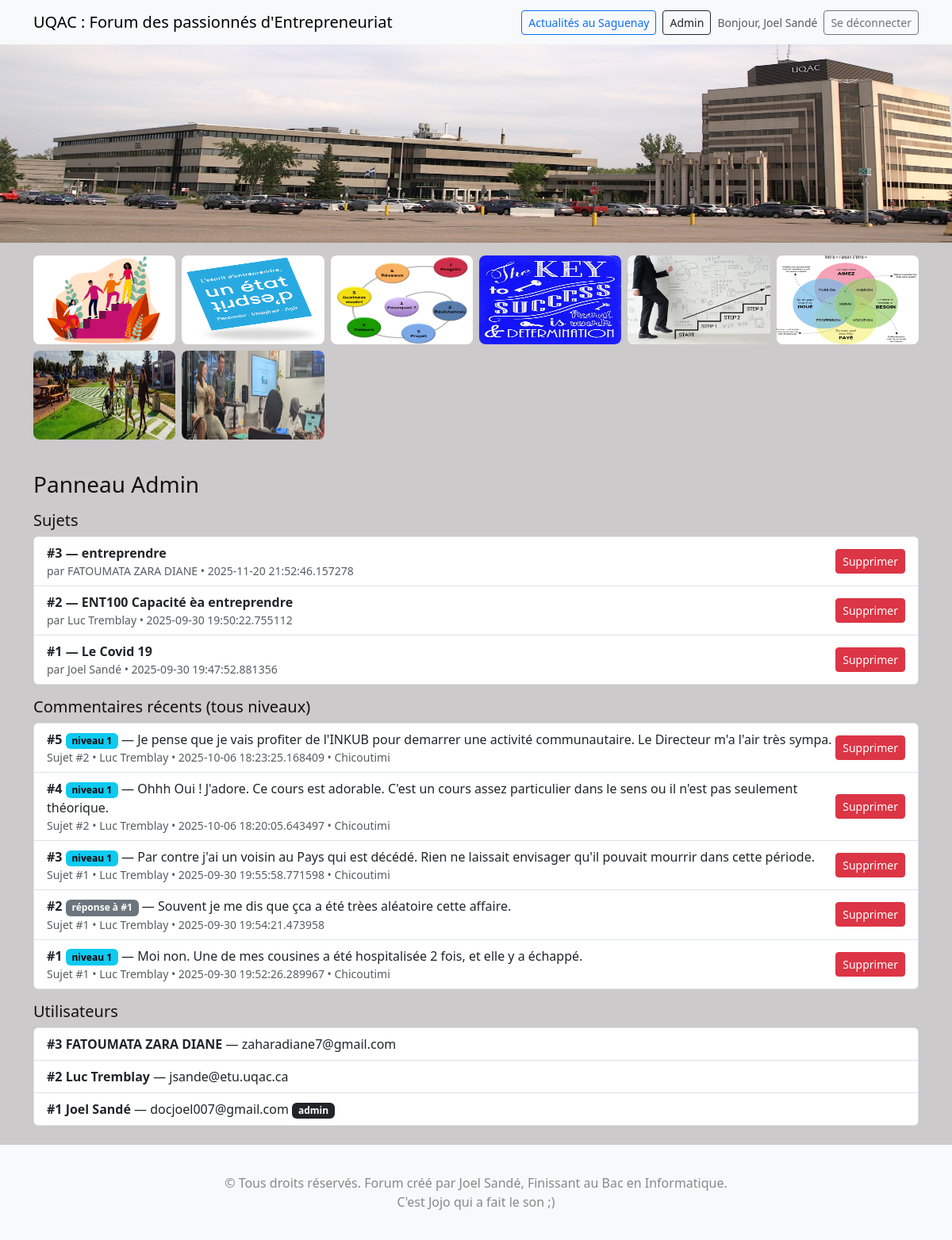
The page /admin (signed in) on the database its author committed.
### models.py (models this page shows)
class BaseModel(Model):
    class Meta:
        database = db

class User(BaseModel):
    nom = CharField()
    email = CharField(unique=True)          # unicité en DB
    password_hash = CharField()
    is_admin = CharField(default="no")      # "yes" / "no" simple

class Topic(BaseModel):
    user = ForeignKeyField(User, backref='topics', null=True, on_delete='SET NULL')
    nom = CharField()                        # affichage rétro-compat
    titre = CharField()
    contenu = TextField()
    created_at = DateTimeField(default=now_utc_naive)

class Comment(BaseModel):
    topic   = ForeignKeyField(Topic, backref='comments', on_delete='CASCADE')
    user    = ForeignKeyField(User, backref='comments', null=True, on_delete='SET NULL')
    nom     = CharField()
    contenu = TextField()
    parent  = ForeignKeyField('self', null=True, backref='children', on_delete='CASCADE')
    country = CharField(null=True)
    city    = CharField(null=True)
    created_at = DateTimeField(default=now_utc_naive)

### app.py (the view)
@app.route('/admin')
def admin_home():
    r = admin_required()
    if r: return r
    sujets = Topic.select().order_by(Topic.created_at.desc())
    comments = Comment.select().order_by(Comment.created_at.desc())
    users = User.select().order_by(User.id.desc())
    return render_template('admin.html',
                           sujets=sujets, comments=comments, users=users, user=current_user())

### app.py (called while the page is built)
def current_user():
    uid = session.get("uid")
    if not uid: return None
    try:
        return User.get_by_id(uid)
    except:
        return None

def admin_required():
    u = current_user()
    if not u or u.is_admin != "yes":
        flash("Accès admin requis.")
        return redirect(url_for('index'))

def list_forum_images():
    try:
        names = [n for n in os.listdir(IMG_DIR) if n.lower().endswith((".jpg",".jpeg",".png",".gif"))]
    except Exception:
        names = []
    order = ["image_principale_ent.jpeg", "1.jpeg", "2.jpeg", "3.jpeg", "4.jpeg", "5.jpeg", "6.jpeg"]
    names_sorted = [n for n in order if n in names]
    for n in names:
        if n not in names_sorted:
            names_sorted.append(n)
    main_name = "image_principale_ent.jpeg" if "image_principale_ent.jpeg" in names_sorted else (names_sorted[0] if names_sorted else None)
    main_url = f"img/{main_name}" if main_name else None
    gallery_urls = [f"img/{n}" for n in names_sorted if n != main_name]
    return main_url, gallery_urls

@app.context_processor
def inject_gallery():
    main_image_url, gallery_urls = list_forum_images()
    return dict(main_image_url=main_image_url, gallery_urls=gallery_urls)

### templates/admin.html (shortened to what this page needs)
{% extends "base.html" %}
{% block content %}
<h3>Panneau Admin</h3>
<h5 class="mt-3">Sujets</h5>
<div class="list-group mb-3">
  {% for s in sujets %}
    <div class="list-group-item d-flex justify-content-between align-items-center">
      <div>
        <strong>#{{ s.id }} — {{ s.titre }}</strong>
        <div class="text-muted small">par {{ s.nom }} • {{ s.created_at }}</div>
      </div>
      <form method="post" action="{{ url_for('admin_delete_topic', topic_id=s.id) }}"
            onsubmit="return confirm('Supprimer ce sujet ET tous ses commentaires ?');">
        <button class="btn btn-sm btn-danger">Supprimer</button>
      </form>
    </div>
  {% endfor %}
</div>
<h5>Commentaires récents (tous niveaux)</h5>
<div class="list-group mb-3">
  {% for c in comments %}
    <div class="list-group-item d-flex justify-content-between align-items-center">
      <div>
        <strong>#{{ c.id }}</strong>
        {% if c.parent_id %}
          <span class="badge text-bg-secondary">réponse à #{{ c.parent_id }}</span>
        {% else %}
          <span class="badge text-bg-info">niveau 1</span>
        {% endif %}
        — {{ c.contenu|truncate(120) }}
        <div class="text-muted small">
          Sujet #{{ c.topic.id }} • {{ c.nom }} • {{ c.created_at }}
          {% if c.city %} • {{ c.city }}{% endif %}
        </div>
      </div>
      <form method="post" action="{{ url_for('admin_delete_comment', comment_id=c.id) }}"
            onsubmit="return confirm('Supprimer ce commentaire et toute sa sous-branche ?');">
        <button class="btn btn-sm btn-danger">Supprimer</button>
      </form>
    </div>
  {% endfor %}
</div>
<h5>Utilisateurs</h5>
<ul class="list-group">
  {% for u in users %}
    <li class="list-group-item">
      <strong>#{{ u.id }} {{ u.nom }}</strong> — {{ u.email }}
      {% if u.is_admin == "yes" %}<span class="badge text-bg-dark">admin</span>{% endif %}
    </li>
  {% endfor %}
</ul>
{% endblock %}

### templates/base.html (shortened to what this page needs)
<!doctype html>
<html lang="fr">
<head>
  <link href="https://cdn.jsdelivr.net/npm/bootstrap@5.3.2/dist/css/bootstrap.min.css" rel="stylesheet">
  <link rel="stylesheet" href="{{ url_for('static', filename='css/style.css') }}">
</head>
<body class="d-flex flex-column min-vh-100">
<nav class="navbar navbar-expand-lg navbar-light bg-light">
  <div class="container">
    <a class="navbar-brand" href="{{ url_for('index') }}">UQAC : Forum des passionnés d'Entrepreneuriat</a>
    <div class="d-flex align-items-center gap-2 ms-auto">
      <a class="btn btn-sm btn-outline-primary" href="{{ url_for('actualites') }}">Actualités au Saguenay</a>
      {% if user %}
        {% if user.is_admin == "yes" %}
          <a class="btn btn-sm btn-outline-dark" href="{{ url_for('admin_home') }}">Admin</a>
        {% endif %}
        <span class="text-muted small">Bonjour, {{ user.nom }}</span>
        <a class="btn btn-sm btn-outline-secondary" href="{{ url_for('logout') }}">Se déconnecter</a>
      {% else %}
        <a class="btn btn-sm btn-primary" href="{{ url_for('login') }}">Se connecter</a>
        <a class="btn btn-sm btn-outline-primary" href="{{ url_for('register') }}">Créer un compte</a>
      {% endif %}
    </div>
  </div>
</nav>
<div class="site-hero">
  {% if main_image_url %}
    <img src="{{ url_for('static', filename=main_image_url) }}"
         alt="Image principale du site">
  {% endif %}
</div>
{% if gallery_urls and gallery_urls|length > 0 %}
  <div class="container my-3">
    <div class="row g-2 row-cols-2 row-cols-md-3 row-cols-lg-6">
      {% for img in gallery_urls %}
        <div class="col">
          <div class="gallery-tile">
            <img src="{{ url_for('static', filename=img) }}" alt="Galerie {{ loop.index }}">
          </div>
        </div>
      {% endfor %}
    </div>
  </div>
{% endif %}
<main class="container my-4">
  {% block content %}
  {% endblock %}
</main>
<footer class="mt-auto bg-light">
  <div class="container py-3">
    <div>© Tous droits réservés. Forum créé par Joel Sandé, Finissant au Bac en Informatique.
        <br> C'est Jojo qui a fait le son ;)
    </div>
  </div>
</footer>
</body>
</html>

### static/css/style.css (style rules this page uses)
body { background:rgb(204, 202, 202); color:#111; }
.site-hero { width: 100%; height: 250px; align-items: center; justify-content: center; background: blue; overflow: hidden; }
.site-hero img { width: 100%; height: 100%; }
.gallery-tile { width:100%; aspect-ratio: 1.6/1; overflow:hidden; border-radius:8px; background:#eee; }
.gallery-tile img { width:100%; height:100%; object-fit:fill; display:block; }

### templates/base.html (style rules this page uses)
footer { margin-top:30px; padding:20px 0; text-align:center; color:#888; }

### rows shown on the page
User: nom "Joel Sandé", id "1", email "docjoel007@gmail.com", is_admin "admin"
Topic: id "3", titre "entreprendre", nom "FATOUMATA ZARA DIANE", created_at "2025-11-20 21:52:46.157278"
Topic: id "2", titre "ENT100 Capacité èa entreprendre", nom "Luc Tremblay", created_at "2025-09-30 19:50:22.755112"
Topic: id "1", titre "Le Covid 19", nom "Joel Sandé", created_at "2025-09-30 19:47:52.881356"
Comment: id "5", shows "niveau 1", contenu "Je pense que je vais profiter de l'INKUB pour demarrer une activité communautaire. Le Directeur m'a l'air très sympa.", topic.id "2", nom "Luc Tremblay", created_at "2025-10-06 18:23:25.168409", city "Chicoutimi"
Comment: id "4", shows "niveau 1", contenu "Ohhh Oui ! J'adore. Ce cours est adorable. C'est un cours assez particulier dans le sens ou il n'est pas seulement théorique.", topic.id "2", nom "Luc Tremblay", created_at "2025-10-06 18:20:05.643497", city "Chicoutimi"
Comment: id "3", shows "niveau 1", contenu "Par contre j'ai un voisin au Pays qui est décédé. Rien ne laissait envisager qu'il pouvait mourrir dans cette période.", topic.id "1", nom "Luc Tremblay", created_at "2025-09-30 19:55:58.771598", city "Chicoutimi"
Comment: id "2", parent_id "1", contenu "Souvent je me dis que çca a été trèes aléatoire cette affaire.", topic.id "1", nom "Luc Tremblay", created_at "2025-09-30 19:54:21.473958"
Comment: id "1", shows "niveau 1", contenu "Moi non. Une de mes cousines a été hospitalisée 2 fois, et elle y a échappé.", topic.id "1", nom "Luc Tremblay", created_at "2025-09-30 19:52:26.289967", city "Chicoutimi"
User: id "3", nom "FATOUMATA ZARA DIANE", email "zaharadiane7@gmail.com"
User: id "2", nom "Luc Tremblay", email "jsande@etu.uqac.ca"
